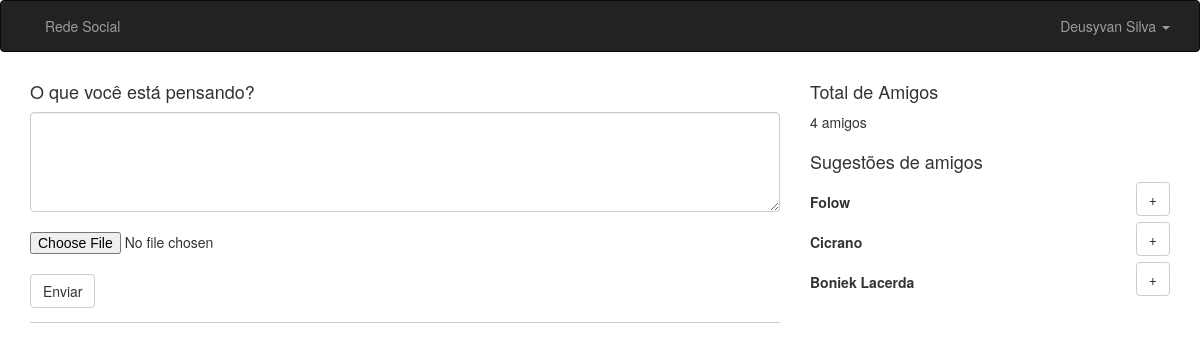
The page / (signed in) on the database its author committed.
### tables this page shows
CREATE TABLE `usuarios` (
  `id` int(11) NOT NULL AUTO_INCREMENT,
  `email` varchar(100) NOT NULL,
  `nome` varchar(100) NOT NULL,
  `sexo` tinyint(1) NOT NULL,
  `bio` text,
  `senha` varchar(32) NOT NULL,
  PRIMARY KEY (`id`)
);

### Core/Controller.php (called while the page is built, shortened)
<?php
class Controller {
	public function loadTemplate($viewName, $viewData = array()) {
		require 'Views/template.php';
	}
	public function loadViewInTemplate($viewName, $viewData = array()) {
		extract($viewData);
		require 'Views/'.$viewName.'.php';
	}
}

### Controllers/HomeController.php (called while the page is built, shortened)
<?php
class HomeController extends Controller {
	public function index()
	{
	    $dados = array('usuario_nome' => '');
        $u = new Usuarios();
        $dados['usuario_nome'] = $u->getNome($_SESSION['lgsist']);
        $r = new Relacionamentos();
        $dados['sugestoes'] = $u->getSugestoes(3);
        $dados['requisicoes'] = $r->getRequisicoes();
        $dados['totalamigos'] = $r->getTotalAmigos($_SESSION['lgsist']);
	    $this->loadTemplate('home', $dados);
	}
}

### Core/Core.php (called while the page is built, shortened)
<?php
class Core {
	public function run() {
		$url = '/';
		$url = $this->checkRoutes($url);
		$params = array();
		if(!empty($url) && $url != '/') {
			$url = explode('/', $url);
			array_shift($url);
			$currentController = $url[0].'Controller';
			array_shift($url);
			if(isset($url[0]) && !empty($url[0])) {
				$currentAction = $url[0];
				array_shift($url);
			} else {
				$currentAction = 'index';
			}
			if(count($url) > 0) {
				$params = $url;
			}
		} else {
			$currentAction = 'index';
		}
		$c = new $newController();
		call_user_func_array(array($c, $currentAction), $params);
	}
	public function checkRoutes($url)
	{
	    return $url;
	}
}

### index.php (called while the page is built, shortened)
<?php
$core = new Core\Core();
$core->run();

### Core/Model.php (called while the page is built, shortened)
<?php
class Model {
	public function __construct() {
		global $db;
		$this->db = $db;
	}
}

### Models/Usuarios.php (called while the page is built, shortened)
<?php
class Usuarios extends Model {
    public function getSugestoes($limit = 5)
    {
        $array = array();
        $meuid = $_SESSION['lgsist'];
        $r = new Relacionamentos();
        $ids = $r->geIdsFriends($meuid);
        $sql = "
            SELECT
                usuarios.id, usuarios.nome
            FROM
                usuarios
            WHERE
                usuarios.id != '$meuid' AND
                usuarios.id NOT IN (".implode(',', $ids).")
            ORDER BY RAND()
            LIMIT $limit
            ";
        $sql = $this->db->query($sql);
        if ($sql->rowCount() > 0) {
            $array = $sql->fetchAll();
        }
        return $array;
    }
}

### Models/Relacionamentos.php (called while the page is built, shortened)
<?php
class Relacionamentos extends Model {
    public function geIdsFriends($id)
    {
        $array = array();
        $sql = "SELECT * FROM relacionamentos WHERE (usuario_de = '$id' OR usuario_para = '$id') AND status = '1'";
        $sql = $this->db->query($sql);
        if($sql->rowCount() > 0){
            foreach ($sql->fetchAll() as $ritem) {
                $array[] = $ritem['usuario_de'];
                $array[] = $ritem['usuario_para'];
            }
        }
        return $array;
    }
}

### Views/home.php (the view, shortened to what this page needs)
<div class="row">
	<div class="col-sm-8">
		<div class="post_area">
			<h4>O que você está pensando?</h4>
			<form method="POST" enctype="multipart/form-data">
				<textarea name="post" class="form-control"></textarea><br>
				<input type="file" name="foto"><br>
				<input type="submit" value="Enviar" class="btn btn-default"/>
			</form>
		</div>
	</div>
	<div class="col-sm-4">
		<div class="widget"><h4>Total de Amigos</h4>
		<?php echo $totalamigos; ?> amigo<?php echo ($totalamigos == '1')?'':'s'; ?>
		</div>
		<?php  if (count($sugestoes) > 0): ?>
		<div class="widget"><h4>Sugestões de amigos</h4>
		<?php foreach ($sugestoes as $pessoa):?>
			<div class="sugestaoitem">
    			<strong><?php echo $pessoa['nome']?></strong>
				<button class="btn btn-default pull-right"
				   onclick="addFriend('<?php echo $pessoa['id']?>', this)">+</button>
			</div>
		<?php endforeach;?>
		</div>
		<?php endif;?>
	</div>
</div>

### assets/css/template.css (style rules this page uses)
.widget { margin-bottom: 20px; }
.sugestaoitem { height: 40px; line-height: 40px }
.post_area { border-bottom: 1px solid #CCC; }
.post_area textarea { height: 100px; }

### rows shown on the page
usuarios: nome "Folow"
usuarios: nome "Cicrano"
usuarios: nome "Boniek Lacerda"

### other values the page prints
$viewData['usuario_nome'] "Deusyvan Silva"
$totalamigos "4"
